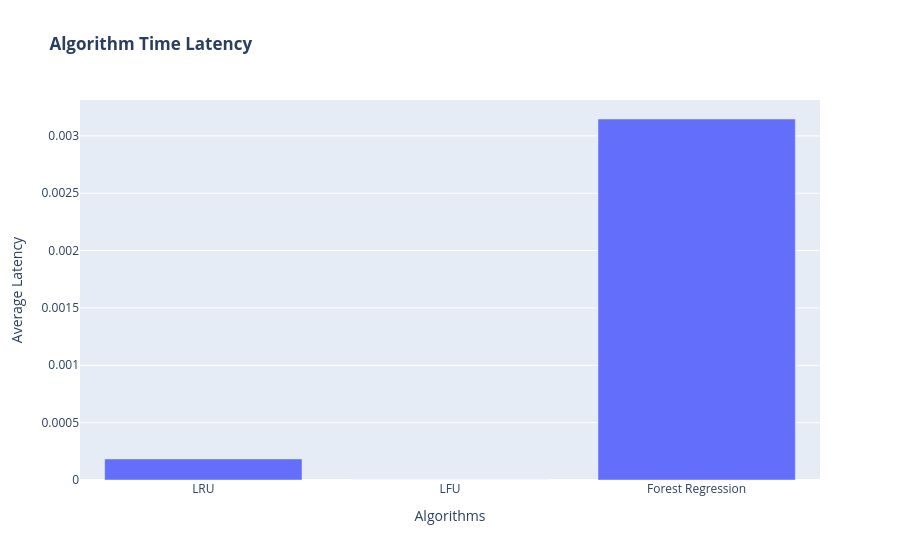

Here is the notebook cell this chart was saved with:
### Code cell
algorithms = ["LRU","LFU","Forest Regression"]
latency = [lru_latency_avg,lfu_latency_avg,ml_latency_avg]

fig = px.bar(x=algorithms,y=latency,labels={"x":"Algorithms","y":"Average Latency"},title="<b> Algorithm Time Latency <b>")
fig.show()

### Figure 1 — Plotly figure (JSON) as saved in the notebook; plotly's stock layout.template omitted (floating-point values rounded to 4 significant figures)
{"data": [{"hovertemplate": "Algorithms=%{x}<br>Average Latency=%{y}<extra></extra>", "legendgroup": "", "marker": {"color": "#636efa", "pattern": {"shape": ""}}, "name": "", "orientation": "v", "showlegend": false, "textposition": "auto", "type": "bar", "x": ["LRU", "LFU", "Forest Regression"], "xaxis": "x", "y": [0.0001837, 2.704e-07, 0.003147], "yaxis": "y"}], "layout": {"barmode": "relative", "legend": {"tracegroupgap": 0}, "title": {"text": "<b> Algorithm Time Latency <b>"}, "xaxis": {"anchor": "y", "domain": [0, 1], "title": {"text": "Algorithms"}}, "yaxis": {"anchor": "x", "domain": [0, 1], "title": {"text": "Average Latency"}}}}
